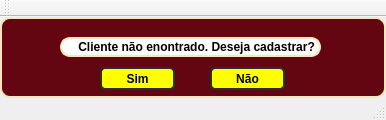
<?xml version="1.0" encoding="UTF-8"?>
<ui version="4.0">
 <class>MainWindow</class>
 <widget class="QMainWindow" name="MainWindow">
  <property name="geometry">
   <rect>
    <x>0</x>
    <y>0</y>
    <width>386</width>
    <height>120</height>
   </rect>
  </property>
  <property name="minimumSize">
   <size>
    <width>386</width>
    <height>120</height>
   </size>
  </property>
  <property name="maximumSize">
   <size>
    <width>386</width>
    <height>120</height>
   </size>
  </property>
  <property name="windowTitle">
   <string>Cadastro</string>
  </property>
  <widget class="QWidget" name="centralwidget">
   <layout class="QHBoxLayout" name="horizontalLayout">
    <property name="spacing">
     <number>0</number>
    </property>
    <property name="leftMargin">
     <number>0</number>
    </property>
    <property name="topMargin">
     <number>0</number>
    </property>
    <property name="rightMargin">
     <number>0</number>
    </property>
    <property name="bottomMargin">
     <number>0</number>
    </property>
    <item>
     <widget class="QFrame" name="frame">
      <property name="styleSheet">
       <string notr="true">

QFrame{
background-color: rgb(99,6,17);
border-radius: 10px;
border: 2px solid rgb(245, 230, 189);
	color: rgb(0, 0, 0);
}

QFrame:houver{
	border: 2px solid rgb(0, 0, 0);
background-position: center;

}</string>
      </property>
      <property name="frameShape">
       <enum>QFrame::NoFrame</enum>
      </property>
      <property name="frameShadow">
       <enum>QFrame::Raised</enum>
      </property>
      <widget class="QPushButton" name="sim">
       <property name="geometry">
        <rect>
         <x>100</x>
         <y>50</y>
         <width>75</width>
         <height>23</height>
        </rect>
       </property>
       <property name="font">
        <font>
         <weight>75</weight>
         <bold>true</bold>
        </font>
       </property>
       <property name="styleSheet">
        <string notr="true">QPushButton{
	border: 2px solid rgb(45, 45, 45);
 	border-radius: 5px;
    padding: 5px;
     color: rgb(255,275,275);
	background-color: rgb(255, 255, 0);
}
QPushButton:hover{
	border: 2px solid rgb(55, 55, 55);
    color: rgb(0,0,0);
}
QPushButton:focus{
	border: 2px solid rgb(255, 207, 0);
     color: rgb(0, 0, 0);
}</string>
       </property>
       <property name="text">
        <string>Sim</string>
       </property>
      </widget>
      <widget class="QPushButton" name="nao">
       <property name="geometry">
        <rect>
         <x>210</x>
         <y>50</y>
         <width>75</width>
         <height>23</height>
        </rect>
       </property>
       <property name="font">
        <font>
         <weight>75</weight>
         <bold>true</bold>
        </font>
       </property>
       <property name="styleSheet">
        <string notr="true">QPushButton{
	border: 2px solid rgb(45, 45, 45);
 	border-radius: 5px;
    padding: 5px;
     color: rgb(255,275,275);
	background-color: rgb(255, 255, 0);
}
QPushButton:hover{
	border: 2px solid rgb(55, 55, 55);
    color: rgb(0,0,0);
}
QPushButton:focus{
	border: 2px solid rgb(255, 207, 0);
     color: rgb(0, 0, 0);
}</string>
       </property>
       <property name="text">
        <string>Não</string>
       </property>
      </widget>
      <widget class="QLabel" name="label">
       <property name="geometry">
        <rect>
         <x>60</x>
         <y>20</y>
         <width>261</width>
         <height>20</height>
        </rect>
       </property>
       <property name="font">
        <font>
         <weight>75</weight>
         <bold>true</bold>
        </font>
       </property>
       <property name="styleSheet">
        <string notr="true">border: 2px solid rgb(245, 230, 189);
background-color: rgb(255, 255, 255);
color: rgb(0, 0, 0);</string>
       </property>
       <property name="text">
        <string>    Cliente não enontrado. Deseja cadastrar?</string>
       </property>
      </widget>
     </widget>
    </item>
   </layout>
  </widget>
  <widget class="QMenuBar" name="menubar">
   <property name="geometry">
    <rect>
     <x>0</x>
     <y>0</y>
     <width>386</width>
     <height>21</height>
    </rect>
   </property>
  </widget>
  <widget class="QStatusBar" name="statusbar"/>
  <widget class="QToolBar" name="toolBar">
   <property name="windowTitle">
    <string>toolBar</string>
   </property>
   <attribute name="toolBarArea">
    <enum>TopToolBarArea</enum>
   </attribute>
   <attribute name="toolBarBreak">
    <bool>false</bool>
   </attribute>
  </widget>
 </widget>
 <resources/>
 <connections/>
</ui>
